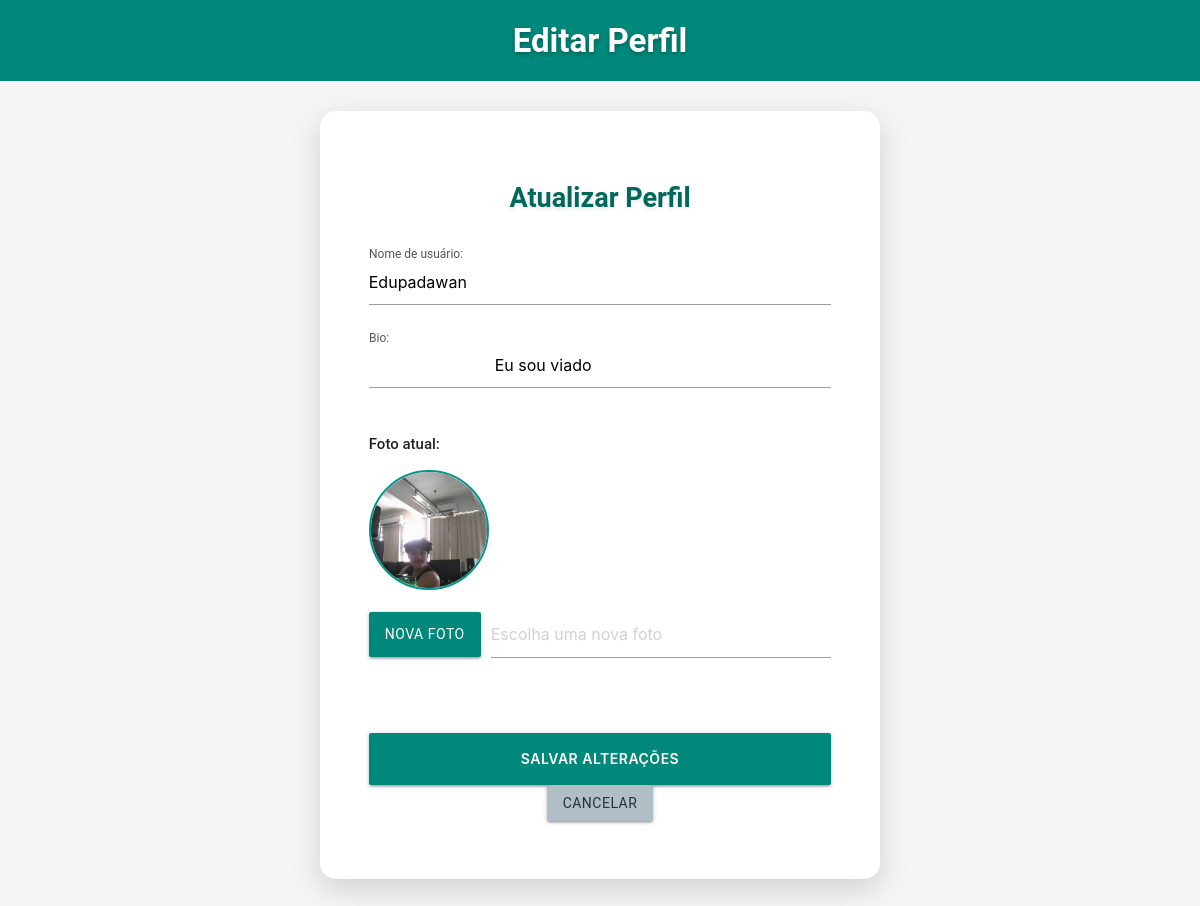
Before: /meu_perfil/editar_perfil.php (signed in) with the older database file.
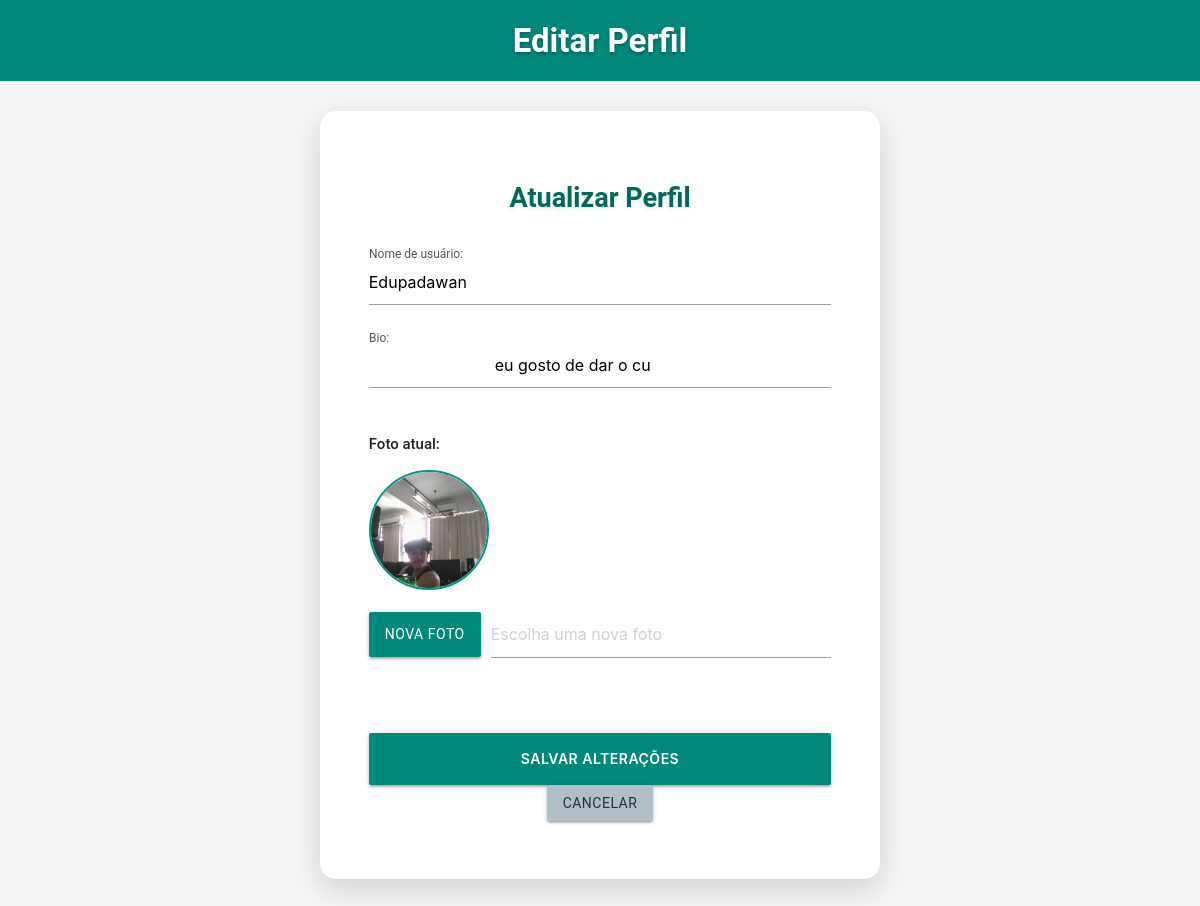
After: the same page with the newer database file.
### tables this page shows
CREATE TABLE IF NOT EXISTS `usuario` (
  `id_usuario` int NOT NULL AUTO_INCREMENT,
  `nome` varchar(150) NOT NULL,
  `email` varchar(255) NOT NULL,
  `senha` varchar(255) NOT NULL,
  `preferencias` text,
  `data_cadastro` datetime DEFAULT CURRENT_TIMESTAMP,
  `deleted_at` datetime DEFAULT NULL,
  `verificado` tinyint(1) DEFAULT '0',
  `codigo_verificacao` varchar(10) DEFAULT NULL,
  `codigo_expira_em` int DEFAULT NULL,
  `token_recuperacao` varchar(32) DEFAULT NULL,
  `token_expira_em` int DEFAULT NULL,
  `foto_perfil` varchar(255) DEFAULT NULL,
  `is_admin` tinyint(1) DEFAULT '0',
  PRIMARY KEY (`id_usuario`),
  UNIQUE KEY `email` (`email`)
);

### meu_perfil/editar_perfil.php (the view, shortened to what this page needs)
<?php
require_once "../conexao.php";
$id = $_SESSION['user_id'];
$sql = "SELECT nome, preferencias, foto_perfil
        FROM usuario
        WHERE id_usuario = $id AND deleted_at IS NULL";
$resultado = mysqli_query($conexao, $sql);
$usuario = mysqli_fetch_assoc($resultado);
?>
<!DOCTYPE html>
<html lang="pt-br">
<head>
    <link type="text/css" rel="stylesheet" href="../css/materialize.min.css" media="screen,projection"/>
    <link type="text/css" rel="stylesheet" href="../css/style_todos.css"/>
</head>
<body>
    <h1 class="title-nac">Editar Perfil</h1>
    <div class="upload-container">
        <div class="upload-card">
            <h2 class="upload-title">Atualizar Perfil</h2>
            <form action="editar_perfil.php" method="POST" enctype="multipart/form-data">
                <div class="row">
                    <div class="input-field col s12">
                        <input type="text" name="nome" id="nome" required maxlength="150" class="validate"
                            value="<?= htmlspecialchars($usuario['nome'], ENT_QUOTES) ?>">
                        <label for="nome">Nome de usuário:</label>
                    </div>
                    <div class="input-field col s12">
                        <textarea name="preferencias" id="preferencias" class="materialize-textarea">
                            <?= htmlspecialchars($usuario['preferencias'], ENT_QUOTES) ?>
                        </textarea>
                        <label for="preferencias">Bio:</label>
                    </div>
                    <div class="col s12">
                        <p><strong>Foto atual:</strong></p>
                        <?php
                            if (!empty($usuario['foto_perfil'])) {
                                $caminho_foto = "../" . $usuario['foto_perfil'];
                            } else {
                                $caminho_foto = '';
                            }
                            if ($caminho_foto && file_exists($caminho_foto)) {
                        ?>
                            <img src="<?= $caminho_foto ?>" alt="Foto atual"
                                class="circle"
                                style="width: 120px; height: 120px; object-fit: cover; border: 2px solid #009688;">
                        <?php
                        }
                        ?>
                    </div>
                    <div class="file-field input-field col s12">
                        <div class="btn teal darken-1">
                            <span>Nova Foto</span>
                        </div>
                        <div class="file-path-wrapper">
                            <input class="file-path validate" type="text"
                                placeholder="Escolha uma nova foto">
                        </div>
                    </div>
                    <div class="col s12" style="margin-top: 2rem; text-align: center;">
                        <button type="submit" class="btn waves-effect waves-light btn-upload">
                            Salvar Alterações
                        </button>
                        <a href="meu_perfil.php" class="btn waves-effect waves-light btn-cancel">
                            Cancelar
                        </a>
                    </div>
                </div>
            </form>
        </div>
    </div>
</body>
</html>

Changed rows visible on the page:
changed usuario "Edupadawan": preferencias "Eu sou viado" → "eu gosto de dar o cu"
